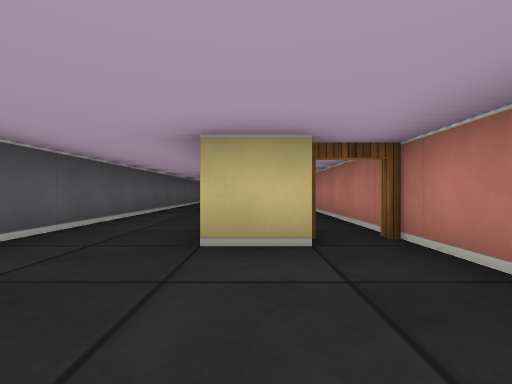
View 1 (above)

16 first-person views from a walk through a cub3D level. The camera is about half as high as the walls, looks level and sees 85° across. The floor is counted in squares. Each view is taken from the middle of a square. On the plan, view 1 faces up. The plan holds only what a view shows up to about 9 squares ahead; the rest is blank.

View 2
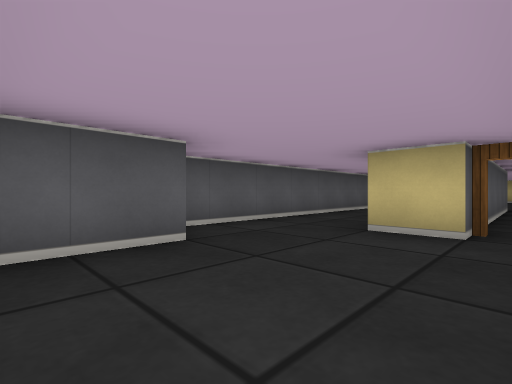

View 3
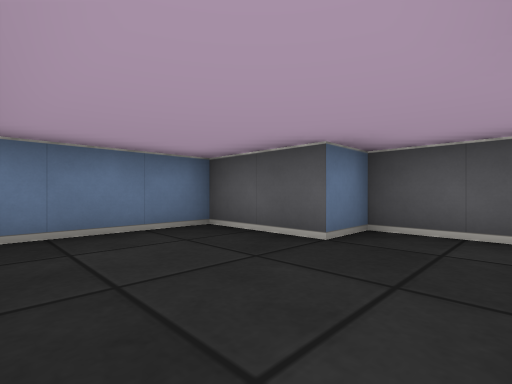

View 4
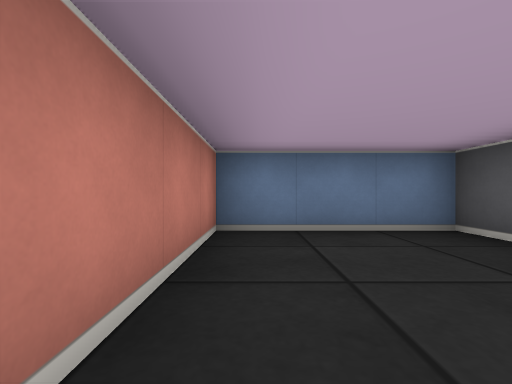

View 5
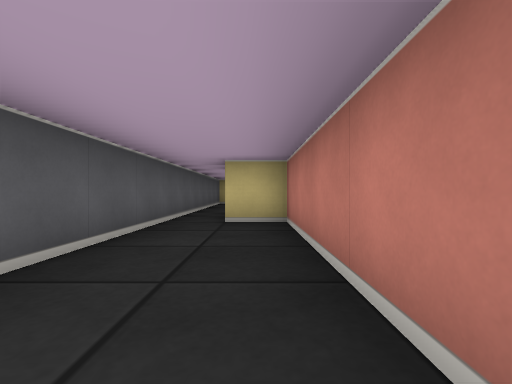

View 6
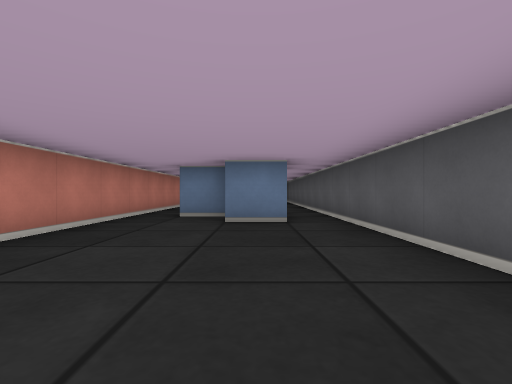

View 7
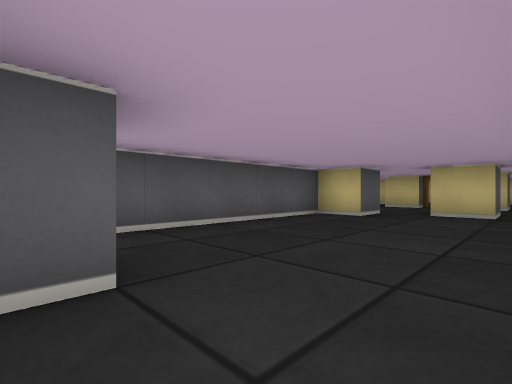

View 8
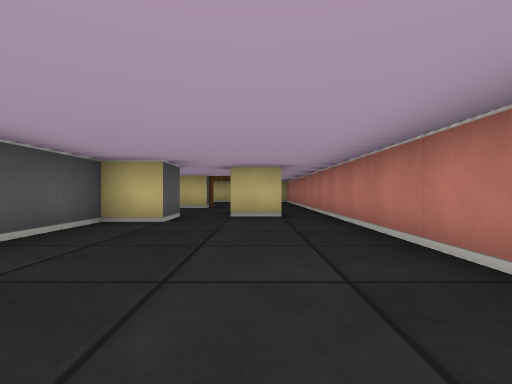

View 9
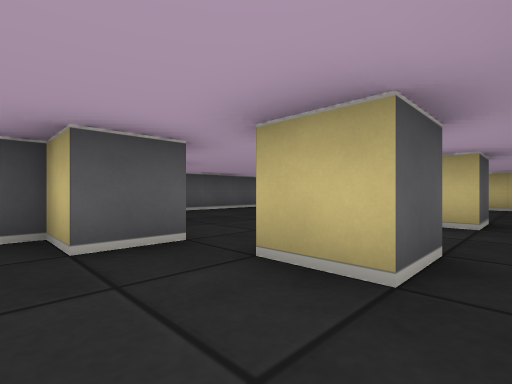

View 10
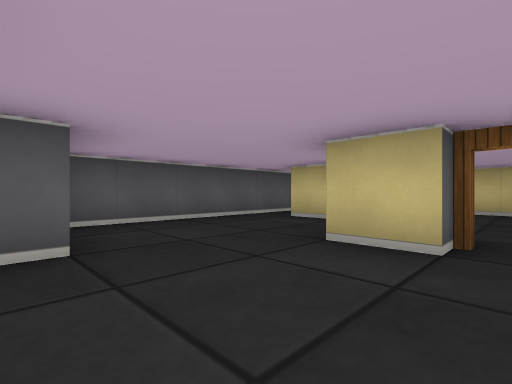

View 11
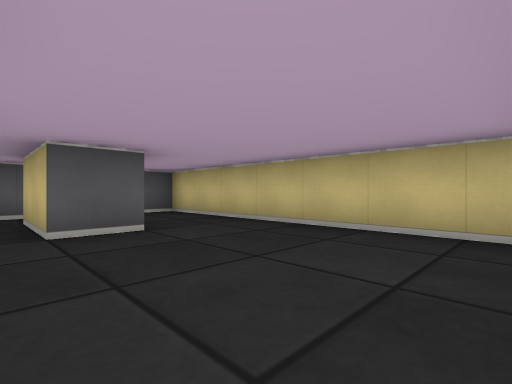

View 12
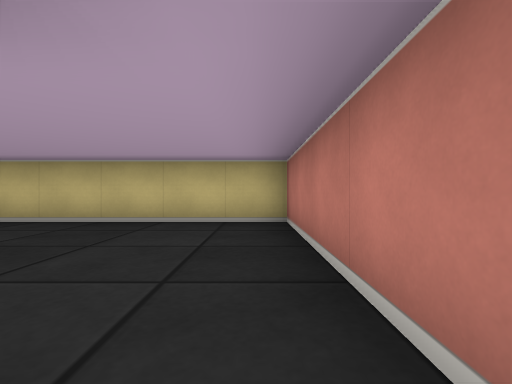

View 13
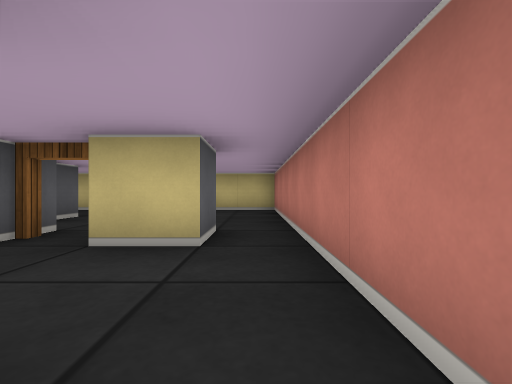

View 14
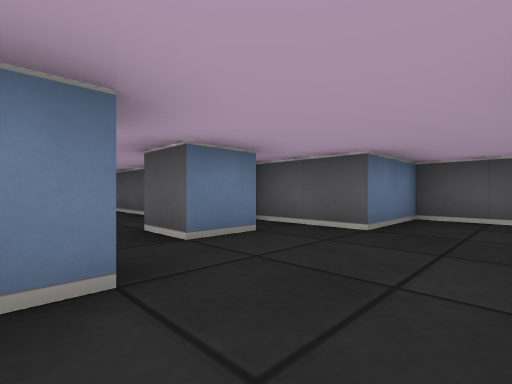

View 15
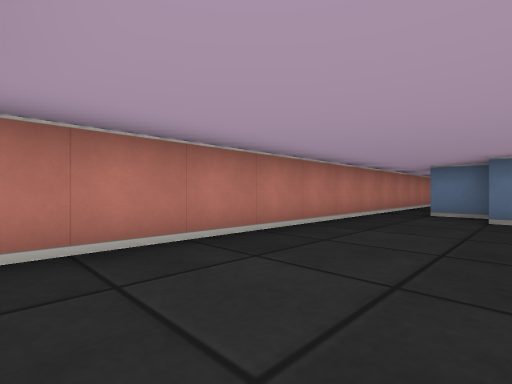

View 16
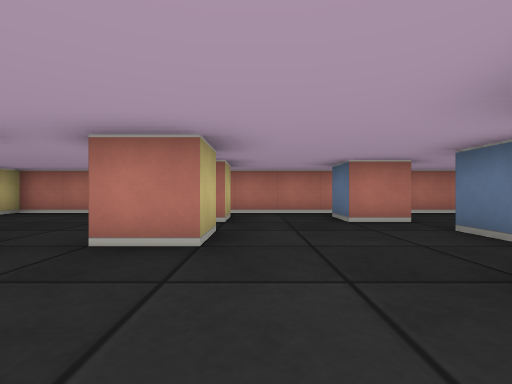

### Floor plan
Ten units are one square. View 1 is at (0, 0); x grows to the right and y downward. Boxes are objects, and circles mark ways between rooms. Rooms are numbered by the first view taken in them; rooms with no view inside come last. Other rooms are left out.
<svg viewBox="-60 -240 80 260">
<path fill="none" stroke="#000" d="M-5 -35 -5 -75 -15 -75M5 -25 -5 -25M-25 -75 -25 -5 -15 -5 -15 15 15 15 15 -30M-5 -155 -5 -165 5 -165 5 -155 -5 -155M-25 -155 -15 -155 -15 -145 -25 -145 -25 -75M-15 -95 -5 -95 -5 -90M-15 -185 -25 -185 -25 -195M5 -185 -5 -185M-5 -85 5 -85 5 -25M-35 -205 -45 -205M-55 -215 -55 -165 -35 -165 -35 -145M15 -30 15 -185M-25 -216 -25 -205 -35 -205M5 -195 5 -185M15 -185 15 -235 -45 -235"/>
<circle cx="-20" cy="-70" r="3" fill="#2a7"/>
<circle cx="10" cy="-30" r="3" fill="#2a7"/>
<circle cx="-10" cy="-190" r="3" fill="#2a7"/>
<circle cx="-30" cy="-200" r="3" fill="#2a7"/>
<circle cx="10" cy="-190" r="3" fill="#2a7"/>
<text x="-10" y="-20">1</text>
<text x="-10" y="-140">2</text>
<text x="-10" y="-220">3</text>
</svg>
Room 1 opens to room 2. Room 2 opens to room 3.

Where each view was taken, in squares from view 1:
view 1: 0 up, 0 right, facing up
view 2: 1 down, 1 right, facing up-left
view 3: 2 up, 1 right, facing down-left
view 4: 2 up, 1 right, facing down
view 5: 3 up, 1 left, facing up
view 6: 14 up, 1 left, facing down
view 7: 9 up, 1 right, facing up-left
view 8: 10 up, 0 right, facing up
view 9: 14 up, 1 right, facing up-left
view 10: 16 up, 1 left, facing up-left
view 11: 20 up, 1 right, facing up-left
view 12: 19 up, 1 right, facing up
view 13: 16 up, 1 right, facing up
view 14: 18 up, 0 right, facing down-left
view 15: 15 up, 1 left, facing down-right
view 16: 18 up, 5 left, facing right
